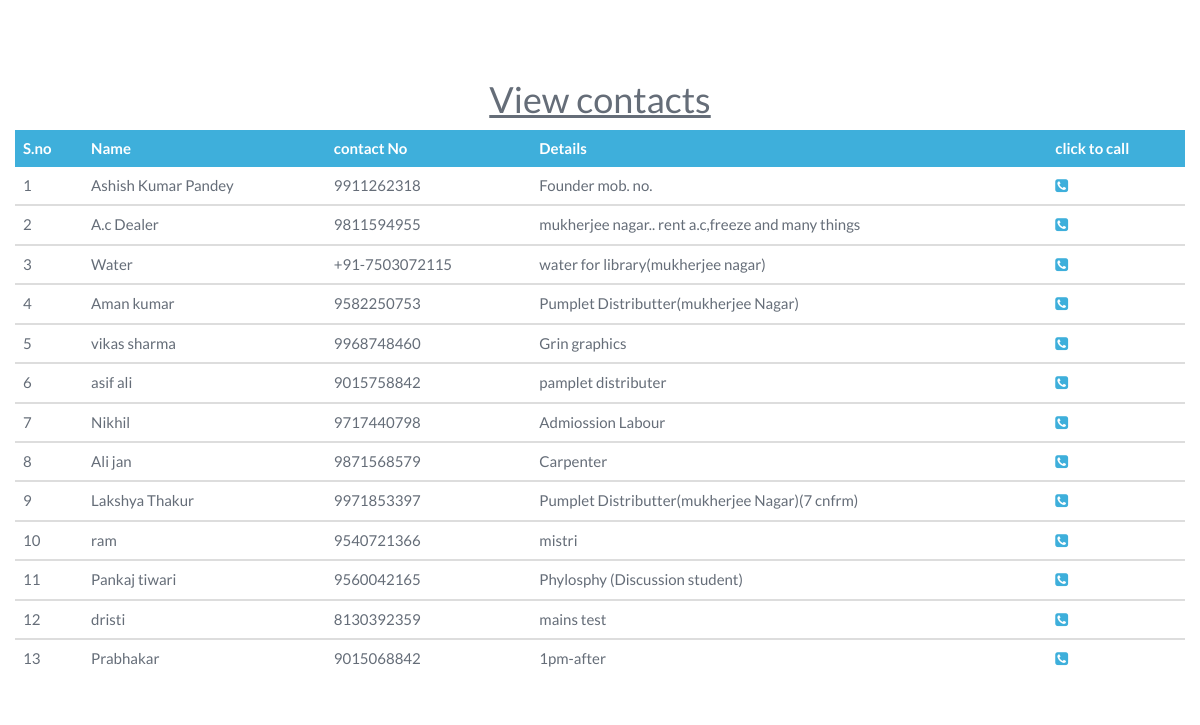
The page /php/contact_view.php on the database its author committed.
### tables this page shows
CREATE TABLE IF NOT EXISTS `contacts` (
  `s.no` int(254) NOT NULL,
  `name` varchar(100) NOT NULL,
  `contact` varchar(20) NOT NULL,
  `details` varchar(254) NOT NULL
);

### php/contact_view.php (the view, shortened to what this page needs)
<!DOCTYPE html>
<html lang="en">
	<?php include('head_links.php'); ?>
	<body>
		<div class="container">
			<center><h1><u>View contacts</u> </h1></center>
			<div class="row">
				<table class="table table-th-block table-primary"><thead>
				<?php
					include('db_connect.php');
					$sql = "SELECT * FROM contacts";
					$result = $conn->query($sql);
					if ($result->num_rows > 0) {
						echo "<tr><th style=width: 30px;>S.no</th><th>Name</th><th>contact No</th><th>Details</th><th>click to call</th></tr></thead>";
						while($row = $result->fetch_assoc()) {
							echo "<tbody><tr><td>".$row["s.no"]."</td><td>".$row["name"]."</td><td> ".$row["contact"]."</td><td>".$row["details"]."</td></td><td><a href=tel:".$row["contact"].">"  ?> <i class="fa fa-phone-square"></i></a></td></tr></tbody>
							<?php
						}
						echo "</table>";
					} else {
						echo "0 results";
					}
				?>
			</div>
		</div>
	</body>
</html>

### php/head_links.php (shortened to what this page needs)
<head>
		<link href="../stylesheet/assets/css/bootstrap.min.css" rel="stylesheet">
		<link href="../stylesheet/assets/plugins/font-awesome/css/font-awesome.min.css" rel="stylesheet">
		<link href="../stylesheet/assets/css/style.css" rel="stylesheet">
		<link href="../stylesheet/assets/css/ust_style.css" rel="stylesheet">
		<link href="../stylesheet/assets/css/style-responsive.css" rel="stylesheet">
	</head>

### rows shown on the page
contacts: no "1", name "Ashish Kumar Pandey", contact "9911262318", details "Founder mob. no."
contacts: no "2", name "A.c Dealer", contact "9811594955", details "mukherjee nagar.. rent a.c,freeze and many things"
contacts: no "3", name "Water", contact "+91-7503072115", details "water for library(mukherjee nagar)"
contacts: no "4", name "Aman kumar", contact "9582250753", details "Pumplet Distributter(mukherjee Nagar)"
contacts: no "5", name "vikas sharma", contact "9968748460", details "Grin graphics"
contacts: no "6", name "asif ali", contact "9015758842", details "pamplet distributer"
contacts: no "7", name "Nikhil", contact "9717440798", details "Admiossion Labour"
contacts: no "8", name "Ali jan", contact "9871568579", details "Carpenter"
contacts: no "9", name "Lakshya Thakur", contact "9971853397", details "Pumplet Distributter(mukherjee Nagar)(7 cnfrm)"
contacts: no "10", name "ram", contact "9540721366", details "mistri"
contacts: no "11", name "Pankaj tiwari", contact "9560042165", details "Phylosphy (Discussion student)"
contacts: no "12", name "dristi", contact "8130392359", details "mains test"
contacts: no "13", name "Prabhakar", contact "9015068842", details "1pm-after"
